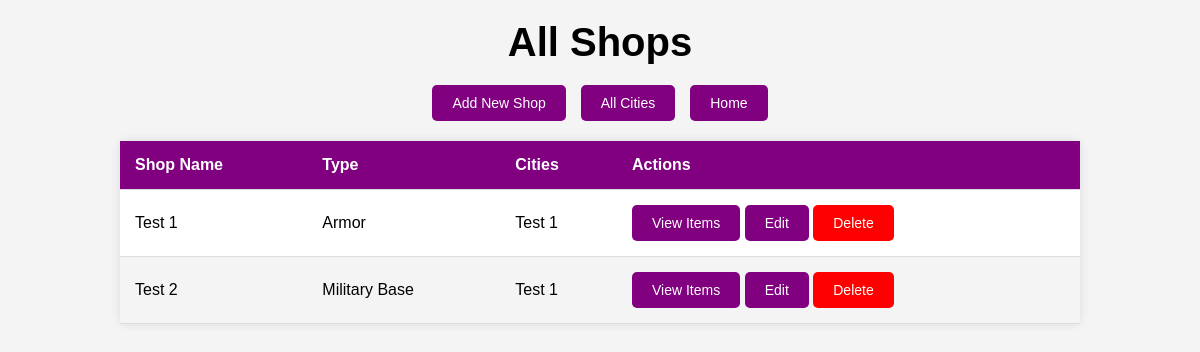
The app's page /shops/, older data.
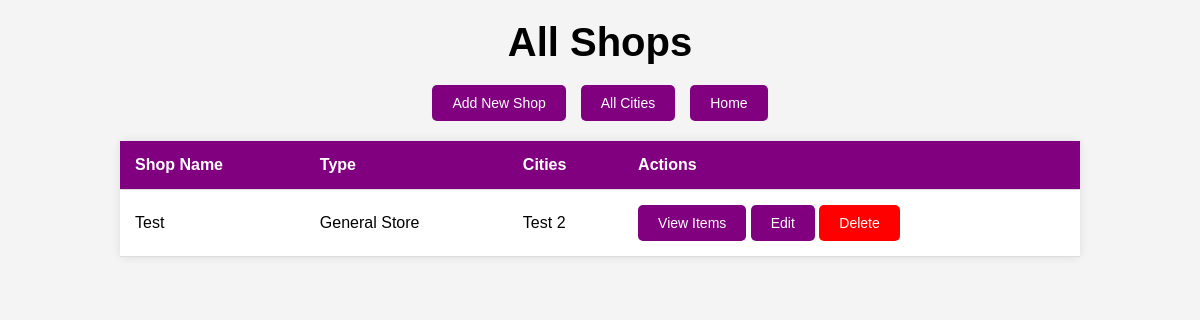
The same page, newer data.
### app/models.py (models this page shows, shortened)
class Shop(db.Model):
    __tablename__ = "shops"
    shop_id = db.Column(db.Integer, primary_key=True)
    type = db.Column(db.String(100), nullable=False)
    name = db.Column(db.String(100), nullable=False)
    cities = db.relationship("City", secondary=shop_cities, back_populates="shops")
    inventory = db.relationship(
        "ShopInventory",
        back_populates="shop",
        cascade="all, delete-orphan"
    )

class City(db.Model):
    __tablename__ = "cities"
    city_id = db.Column(db.Integer, primary_key=True)
    name = db.Column(db.String(100), nullable=False, index=True)
    size = db.Column(db.String(50))
    population = db.Column(db.Integer)
    region = db.Column(db.String(100), index=True)
    shops = db.relationship("Shop", secondary=shop_cities, back_populates="cities", cascade="all, delete")

### app/routes/shop_routes.py (the view)
@shop_bp.route('/')
def view_all_shops():
    print("[DEBUG] Fetching all shops")
    shops = Shop.query.all()
    print(f"[DEBUG] Found {len(shops)} shops")
    return render_template('GM_view_shops.html', shops=shops)

### app/templates/GM_view_shops.html (shortened to what this page needs)
<!DOCTYPE html>
<html>
<head>
</head>
<body>
    <h1>All Shops</h1>
    <div class="button-container">
        <button class="button" onclick="window.location.href='{{ url_for("shop.add_shop") }}'">Add New Shop</button>
        <button class="button" onclick="window.location.href='{{ url_for("city.home") }}'">All Cities</button>
        <button class="button" onclick="window.location.href='/'">Home</button>
    </div>
    <table>
        <thead>
            <tr>
                <th>Shop Name</th>
                <th>Type</th>
                <th>Cities</th>
                <th>Actions</th>
            </tr>
        </thead>
        <tbody>
            {% for shop in shops %}
            <tr>
                <td>{{ shop.name }}</td>
                <td>{{ shop.type }}</td>
                <td>
                    {% for city in shop.cities %}
                        {{ city.name }}{% if not loop.last %}, {% endif %}
                    {% endfor %}
                </td>
                <td>
                    <button class="button" onclick="window.location.href='{{ url_for('shop.view_items', shop_id=shop.shop_id) }}'">View Items</button>
                    <button class="button" onclick="window.location.href='{{ url_for('shop.edit_shop', shop_id=shop.shop_id) }}'">Edit</button>
                    <form method="POST" action="{{ url_for('shop.delete_shop', shop_id=shop.shop_id) }}" style="display:inline;">
                        <button type="submit" class="delete-button">Delete</button>
                    </form>
                </td>
            </tr>
            {% endfor %}
        </tbody>
    </table>
</body>
</html>

Row changes from the older to the newer data that the page shows:
removed Shop: name "Test 1", type "Armor"
removed City: name "Test 1"
removed Shop: name "Test 2", type "Military Base"
added Shop: name "Test", type "General Store"
added City: name "Test 2", shown under "Test"
